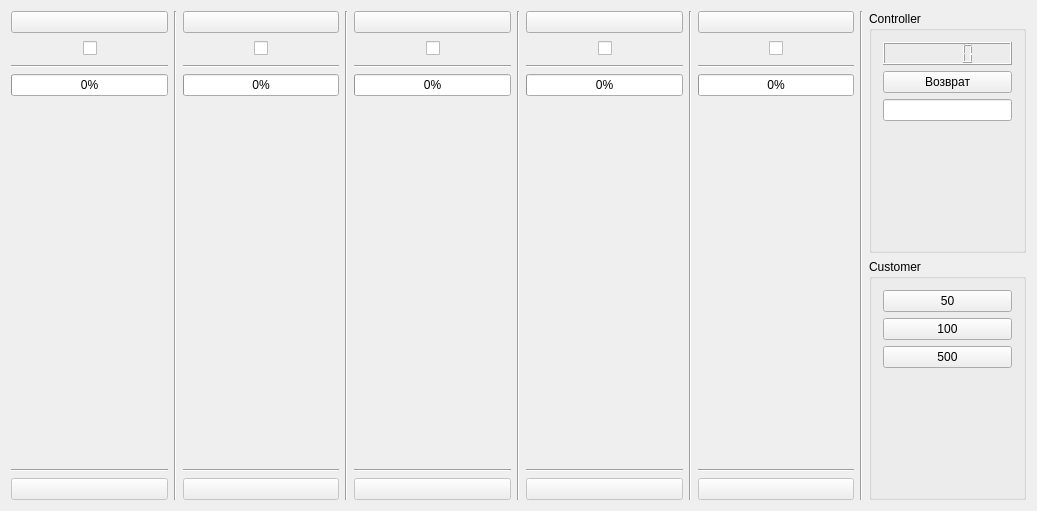
<?xml version="1.0" encoding="UTF-8"?>
<ui version="4.0">
 <class>MainWindow</class>
 <widget class="QMainWindow" name="MainWindow">
  <property name="geometry">
   <rect>
    <x>0</x>
    <y>0</y>
    <width>1037</width>
    <height>511</height>
   </rect>
  </property>
  <property name="windowTitle">
   <string>MainWindow</string>
  </property>
  <widget class="QWidget" name="centralWidget">
   <layout class="QGridLayout" name="gridLayout_2">
    <item row="0" column="8" rowspan="2">
     <layout class="QVBoxLayout" name="column5">
      <item>
       <widget class="QPushButton" name="Button5">
        <property name="text">
         <string/>
        </property>
       </widget>
      </item>
      <item>
       <layout class="QGridLayout" name="gridLayout_6">
        <item row="0" column="2">
         <spacer name="horizontalSpacer_12">
          <property name="orientation">
           <enum>Qt::Horizontal</enum>
          </property>
          <property name="sizeHint" stdset="0">
           <size>
            <width>40</width>
            <height>20</height>
           </size>
          </property>
         </spacer>
        </item>
        <item row="0" column="0">
         <spacer name="horizontalSpacer_13">
          <property name="orientation">
           <enum>Qt::Horizontal</enum>
          </property>
          <property name="sizeHint" stdset="0">
           <size>
            <width>40</width>
            <height>20</height>
           </size>
          </property>
         </spacer>
        </item>
        <item row="0" column="1">
         <widget class="QCheckBox" name="LED5">
          <property name="text">
           <string/>
          </property>
         </widget>
        </item>
       </layout>
      </item>
      <item>
       <widget class="Line" name="line_15">
        <property name="orientation">
         <enum>Qt::Horizontal</enum>
        </property>
       </widget>
      </item>
      <item>
       <widget class="QProgressBar" name="product_status5">
        <property name="maximum">
         <number>20</number>
        </property>
        <property name="value">
         <number>0</number>
        </property>
       </widget>
      </item>
      <item>
       <spacer name="verticalSpacer_5">
        <property name="orientation">
         <enum>Qt::Vertical</enum>
        </property>
        <property name="sizeHint" stdset="0">
         <size>
          <width>20</width>
          <height>40</height>
         </size>
        </property>
       </spacer>
      </item>
      <item>
       <widget class="Line" name="line_12">
        <property name="orientation">
         <enum>Qt::Horizontal</enum>
        </property>
       </widget>
      </item>
      <item>
       <widget class="QPushButton" name="Btray5">
        <property name="enabled">
         <bool>false</bool>
        </property>
        <property name="text">
         <string/>
        </property>
       </widget>
      </item>
     </layout>
    </item>
    <item row="0" column="10" rowspan="2">
     <layout class="QVBoxLayout" name="control_panel">
      <item>
       <widget class="QGroupBox" name="Controller">
        <property name="title">
         <string>Сontroller</string>
        </property>
        <layout class="QVBoxLayout" name="verticalLayout_2">
         <item>
          <widget class="QLCDNumber" name="sum_total"/>
         </item>
         <item>
          <widget class="QPushButton" name="Button_refund">
           <property name="text">
            <string>Возврат</string>
           </property>
          </widget>
         </item>
         <item>
          <widget class="QLineEdit" name="refund">
           <property name="enabled">
            <bool>true</bool>
           </property>
          </widget>
         </item>
         <item>
          <spacer name="verticalSpacer_7">
           <property name="orientation">
            <enum>Qt::Vertical</enum>
           </property>
           <property name="sizeHint" stdset="0">
            <size>
             <width>20</width>
             <height>40</height>
            </size>
           </property>
          </spacer>
         </item>
        </layout>
       </widget>
      </item>
      <item>
       <widget class="QGroupBox" name="Customer">
        <property name="title">
         <string>Customer</string>
        </property>
        <layout class="QVBoxLayout" name="verticalLayout_3">
         <item>
          <widget class="QPushButton" name="sum50">
           <property name="text">
            <string>50</string>
           </property>
          </widget>
         </item>
         <item>
          <widget class="QPushButton" name="sum100">
           <property name="text">
            <string>100</string>
           </property>
          </widget>
         </item>
         <item>
          <widget class="QPushButton" name="sum500">
           <property name="text">
            <string>500</string>
           </property>
          </widget>
         </item>
         <item>
          <spacer name="verticalSpacer_6">
           <property name="orientation">
            <enum>Qt::Vertical</enum>
           </property>
           <property name="sizeHint" stdset="0">
            <size>
             <width>20</width>
             <height>40</height>
            </size>
           </property>
          </spacer>
         </item>
        </layout>
       </widget>
      </item>
     </layout>
    </item>
    <item row="0" column="0" rowspan="2">
     <layout class="QVBoxLayout" name="column1">
      <item>
       <widget class="QPushButton" name="Button1">
        <property name="text">
         <string/>
        </property>
       </widget>
      </item>
      <item>
       <layout class="QGridLayout" name="gridLayout">
        <item row="0" column="0">
         <spacer name="horizontalSpacer">
          <property name="orientation">
           <enum>Qt::Horizontal</enum>
          </property>
          <property name="sizeHint" stdset="0">
           <size>
            <width>40</width>
            <height>20</height>
           </size>
          </property>
         </spacer>
        </item>
        <item row="0" column="2">
         <spacer name="horizontalSpacer_2">
          <property name="orientation">
           <enum>Qt::Horizontal</enum>
          </property>
          <property name="sizeHint" stdset="0">
           <size>
            <width>40</width>
            <height>20</height>
           </size>
          </property>
         </spacer>
        </item>
        <item row="0" column="1">
         <widget class="QCheckBox" name="LED1">
          <property name="text">
           <string/>
          </property>
         </widget>
        </item>
       </layout>
      </item>
      <item>
       <widget class="Line" name="line_6">
        <property name="orientation">
         <enum>Qt::Horizontal</enum>
        </property>
       </widget>
      </item>
      <item>
       <widget class="QProgressBar" name="product_status1">
        <property name="maximum">
         <number>20</number>
        </property>
        <property name="value">
         <number>0</number>
        </property>
       </widget>
      </item>
      <item>
       <spacer name="verticalSpacer">
        <property name="orientation">
         <enum>Qt::Vertical</enum>
        </property>
        <property name="sizeHint" stdset="0">
         <size>
          <width>20</width>
          <height>40</height>
         </size>
        </property>
       </spacer>
      </item>
      <item>
       <widget class="Line" name="line_7">
        <property name="orientation">
         <enum>Qt::Horizontal</enum>
        </property>
       </widget>
      </item>
      <item>
       <widget class="QPushButton" name="Btray1">
        <property name="enabled">
         <bool>false</bool>
        </property>
        <property name="baseSize">
         <size>
          <width>0</width>
          <height>0</height>
         </size>
        </property>
        <property name="text">
         <string/>
        </property>
       </widget>
      </item>
     </layout>
    </item>
    <item row="0" column="2" rowspan="2">
     <layout class="QVBoxLayout" name="column2">
      <item>
       <widget class="QPushButton" name="Button2">
        <property name="text">
         <string/>
        </property>
       </widget>
      </item>
      <item>
       <layout class="QGridLayout" name="gridLayout_3">
        <item row="0" column="1">
         <widget class="QCheckBox" name="LED2">
          <property name="text">
           <string/>
          </property>
         </widget>
        </item>
        <item row="0" column="0">
         <spacer name="horizontalSpacer_8">
          <property name="orientation">
           <enum>Qt::Horizontal</enum>
          </property>
          <property name="sizeHint" stdset="0">
           <size>
            <width>40</width>
            <height>20</height>
           </size>
          </property>
         </spacer>
        </item>
        <item row="0" column="2">
         <spacer name="horizontalSpacer_7">
          <property name="orientation">
           <enum>Qt::Horizontal</enum>
          </property>
          <property name="sizeHint" stdset="0">
           <size>
            <width>40</width>
            <height>20</height>
           </size>
          </property>
         </spacer>
        </item>
       </layout>
      </item>
      <item>
       <widget class="Line" name="line_8">
        <property name="orientation">
         <enum>Qt::Horizontal</enum>
        </property>
       </widget>
      </item>
      <item>
       <widget class="QProgressBar" name="product_status2">
        <property name="maximum">
         <number>20</number>
        </property>
        <property name="value">
         <number>0</number>
        </property>
       </widget>
      </item>
      <item>
       <spacer name="verticalSpacer_2">
        <property name="orientation">
         <enum>Qt::Vertical</enum>
        </property>
        <property name="sizeHint" stdset="0">
         <size>
          <width>20</width>
          <height>40</height>
         </size>
        </property>
       </spacer>
      </item>
      <item>
       <widget class="Line" name="line_9">
        <property name="orientation">
         <enum>Qt::Horizontal</enum>
        </property>
       </widget>
      </item>
      <item>
       <widget class="QPushButton" name="Btray2">
        <property name="enabled">
         <bool>false</bool>
        </property>
        <property name="text">
         <string/>
        </property>
       </widget>
      </item>
     </layout>
    </item>
    <item row="0" column="6" rowspan="2">
     <layout class="QVBoxLayout" name="column4">
      <item>
       <widget class="QPushButton" name="Button4">
        <property name="text">
         <string/>
        </property>
       </widget>
      </item>
      <item>
       <layout class="QGridLayout" name="gridLayout_5">
        <item row="0" column="1">
         <widget class="QCheckBox" name="LED4">
          <property name="text">
           <string/>
          </property>
         </widget>
        </item>
        <item row="0" column="2">
         <spacer name="horizontalSpacer_11">
          <property name="orientation">
           <enum>Qt::Horizontal</enum>
          </property>
          <property name="sizeHint" stdset="0">
           <size>
            <width>40</width>
            <height>20</height>
           </size>
          </property>
         </spacer>
        </item>
        <item row="0" column="0">
         <spacer name="horizontalSpacer_10">
          <property name="orientation">
           <enum>Qt::Horizontal</enum>
          </property>
          <property name="sizeHint" stdset="0">
           <size>
            <width>40</width>
            <height>20</height>
           </size>
          </property>
         </spacer>
        </item>
       </layout>
      </item>
      <item>
       <widget class="Line" name="line_14">
        <property name="orientation">
         <enum>Qt::Horizontal</enum>
        </property>
       </widget>
      </item>
      <item>
       <widget class="QProgressBar" name="product_status4">
        <property name="maximum">
         <number>20</number>
        </property>
        <property name="value">
         <number>0</number>
        </property>
       </widget>
      </item>
      <item>
       <spacer name="verticalSpacer_4">
        <property name="orientation">
         <enum>Qt::Vertical</enum>
        </property>
        <property name="sizeHint" stdset="0">
         <size>
          <width>20</width>
          <height>40</height>
         </size>
        </property>
       </spacer>
      </item>
      <item>
       <widget class="Line" name="line_11">
        <property name="orientation">
         <enum>Qt::Horizontal</enum>
        </property>
       </widget>
      </item>
      <item>
       <widget class="QPushButton" name="Btray4">
        <property name="enabled">
         <bool>false</bool>
        </property>
        <property name="text">
         <string/>
        </property>
       </widget>
      </item>
     </layout>
    </item>
    <item row="0" column="4" rowspan="2">
     <layout class="QVBoxLayout" name="column3">
      <item>
       <widget class="QPushButton" name="Button3">
        <property name="text">
         <string/>
        </property>
       </widget>
      </item>
      <item>
       <layout class="QGridLayout" name="gridLayout_4">
        <item row="0" column="0">
         <spacer name="horizontalSpacer_9">
          <property name="orientation">
           <enum>Qt::Horizontal</enum>
          </property>
          <property name="sizeHint" stdset="0">
           <size>
            <width>40</width>
            <height>20</height>
           </size>
          </property>
         </spacer>
        </item>
        <item row="0" column="2">
         <spacer name="horizontalSpacer_3">
          <property name="orientation">
           <enum>Qt::Horizontal</enum>
          </property>
          <property name="sizeHint" stdset="0">
           <size>
            <width>40</width>
            <height>20</height>
           </size>
          </property>
         </spacer>
        </item>
        <item row="0" column="1">
         <widget class="QCheckBox" name="LED3">
          <property name="text">
           <string/>
          </property>
         </widget>
        </item>
       </layout>
      </item>
      <item>
       <widget class="Line" name="line_13">
        <property name="orientation">
         <enum>Qt::Horizontal</enum>
        </property>
       </widget>
      </item>
      <item>
       <widget class="QProgressBar" name="product_status3">
        <property name="maximum">
         <number>20</number>
        </property>
        <property name="value">
         <number>0</number>
        </property>
       </widget>
      </item>
      <item>
       <spacer name="verticalSpacer_3">
        <property name="orientation">
         <enum>Qt::Vertical</enum>
        </property>
        <property name="sizeHint" stdset="0">
         <size>
          <width>20</width>
          <height>40</height>
         </size>
        </property>
       </spacer>
      </item>
      <item>
       <widget class="Line" name="line_10">
        <property name="orientation">
         <enum>Qt::Horizontal</enum>
        </property>
       </widget>
      </item>
      <item>
       <widget class="QPushButton" name="Btray3">
        <property name="enabled">
         <bool>false</bool>
        </property>
        <property name="text">
         <string/>
        </property>
       </widget>
      </item>
     </layout>
    </item>
    <item row="0" column="1" rowspan="2">
     <widget class="Line" name="line">
      <property name="orientation">
       <enum>Qt::Vertical</enum>
      </property>
     </widget>
    </item>
    <item row="0" column="3" rowspan="2">
     <widget class="Line" name="line_2">
      <property name="orientation">
       <enum>Qt::Vertical</enum>
      </property>
     </widget>
    </item>
    <item row="0" column="5" rowspan="2">
     <widget class="Line" name="line_3">
      <property name="orientation">
       <enum>Qt::Vertical</enum>
      </property>
     </widget>
    </item>
    <item row="0" column="7" rowspan="2">
     <widget class="Line" name="line_4">
      <property name="orientation">
       <enum>Qt::Vertical</enum>
      </property>
     </widget>
    </item>
    <item row="0" column="9" rowspan="2">
     <widget class="Line" name="line_5">
      <property name="orientation">
       <enum>Qt::Vertical</enum>
      </property>
     </widget>
    </item>
   </layout>
  </widget>
  <widget class="QMenuBar" name="menuBar">
   <property name="geometry">
    <rect>
     <x>0</x>
     <y>0</y>
     <width>1037</width>
     <height>30</height>
    </rect>
   </property>
  </widget>
 </widget>
 <layoutdefault spacing="6" margin="11"/>
 <tabstops>
  <tabstop>Button1</tabstop>
  <tabstop>Button2</tabstop>
  <tabstop>Button4</tabstop>
  <tabstop>Button5</tabstop>
 </tabstops>
 <resources/>
 <connections/>
</ui>
